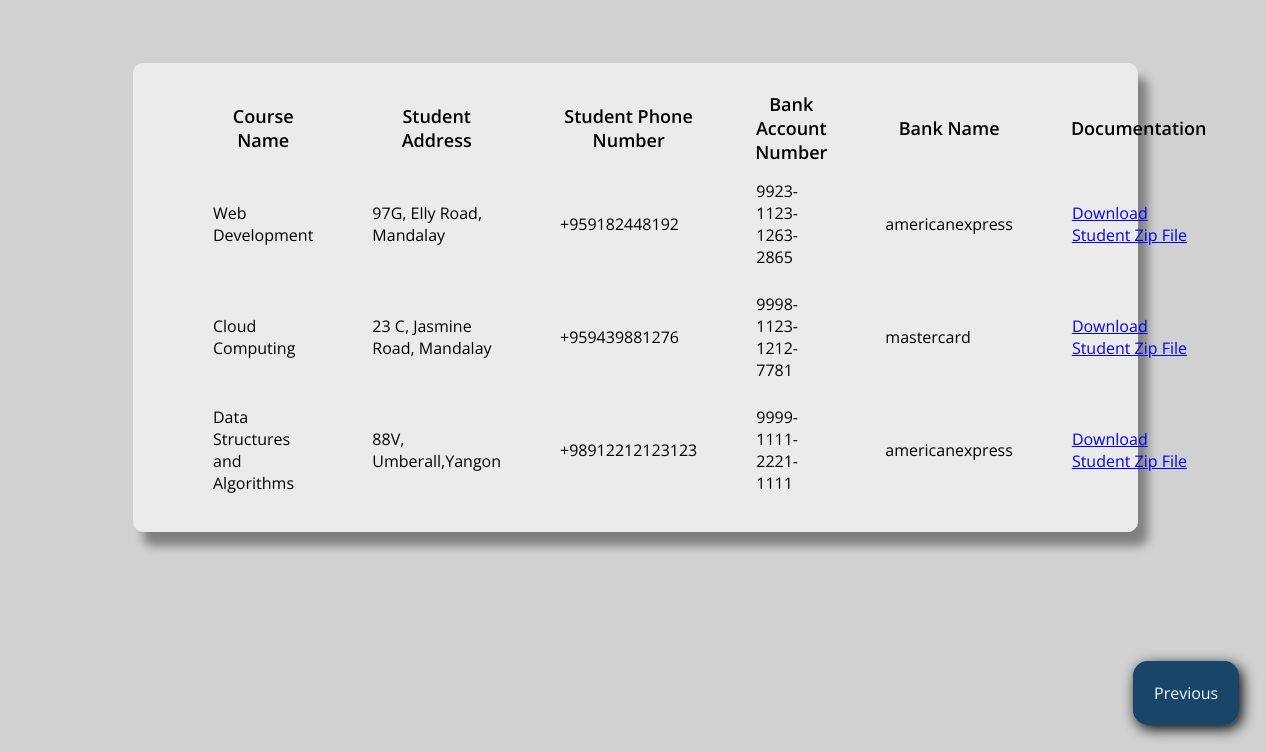
The app's page /viewhisdetail.php?vhis=52 with its own data.
### tables this page shows
CREATE TABLE `student` (
  `student_id` int(11) NOT NULL COMMENT 'id of student, auto generated',
  `SID` int(11) NOT NULL COMMENT 'primary key of student_information that carries id of login account of student',
  `student_address` varchar(10000) NOT NULL COMMENT 'address of student',
  `studnet_phonenumber` varchar(100) NOT NULL COMMENT 'student phone number',
  `bank_account` varchar(1000) NOT NULL COMMENT 'bank account number',
  `bank_name` varchar(100) NOT NULL COMMENT 'bank name',
  `documentation` varchar(100) NOT NULL COMMENT 'zip file of student document'
);

CREATE TABLE `course` (
  `course_id` int(11) NOT NULL COMMENT 'course id, auto generated',
  `cat_id` int(11) NOT NULL COMMENT 'primary key of category table connecting courses underlying in related category',
  `course_credit` int(11) NOT NULL COMMENT 'credit of course',
  `course_name` varchar(1000) NOT NULL COMMENT 'course name',
  `course_intakes` varchar(1000) NOT NULL COMMENT 'opening intake of this course',
  `course_fee` int(100) NOT NULL COMMENT 'course fee',
  `course_duration` varchar(225) NOT NULL COMMENT 'duration teach for course',
  `course_description` mediumtext NOT NULL COMMENT 'description of course',
  `jobs` varchar(1000) NOT NULL COMMENT 'jobs which can apply after this course',
  `course_image` varchar(10000) NOT NULL COMMENT 'image of course',
  `course_outline` longtext NOT NULL COMMENT 'outline of course'
);

### viewhisdetail.php (the view, shortened to what this page needs)
<!DOCTYPE html>
<html lang="en">
<head>
</head>
<body>
    <div class="inf">
            <?php
            include "./connection.php";
            $vhis = $_GET['vhis'];
            $sql = $a->prepare("SELECT student.*, course.course_name FROM student
                                JOIN enroll ON student.student_id = enroll.student_id
                                JOIN course ON enroll.course_id = course.course_id
                                WHERE student.SID = :vhis");
            $sql->bindValue(':vhis', $vhis);
            $sql->execute();
?>
        <table>
            <tr>
                <th>
                    Course Name
                </th>
                <th>
                    Student Address
                </th>
                <th>
                    Student Phone Number
                </th>
                <th>
                    Bank Account Number
                </th>
                <th>
                    Bank Name
                </th>
                <th>
                    Documentation
                </th>
            </tr>
            <?php while ($row = $sql->fetch(PDO::FETCH_ASSOC)) {
            extract($row);
            ?>
            <tr>
                <td> <?php echo $course_name?></td>
                <td> <?php echo $student_address?></td>
                <td> <?php echo $studnet_phonenumber?></td>
                <td> <?php echo $bank_account?></td>
                <td> <?php echo $bank_name?></td>
                <td>
                    <?php
                    $downloadLink = '<a href="./studentzip/' . $documentation . '">Download Student Zip File</a>';
                    echo $downloadLink;
                    ?>
                </td>
            </tr>
            <?php }?>
        </table>
    </div>
    <a href="./viewenroll.php" class="previous">Previous</a>
</body>
</html>

### viewhisdetail.php (style rules this page uses)
body { background-color: #d1d1d1; font-family: 'Open Sans', sans-serif; }
.inf { display: flex; margin: 100px 120px 150px 240px; }
.previous { margin-left: 90%; border: 1px solid #194569; background-color: #194569; padding: 20px; text-decoration: none; color: aliceblue; border-radius: 15px; box-shadow: 3px 4px 14px black; }
.inf { border: 1px solid #ecebeb; padding: 22px; margin-top: 5%; margin-left: 10%; background-color: #ecebeb; border-radius: 10px; box-shadow: 10px 14px 10px grey; }
table { border-collapse: separate; border-spacing: 55px 5px; }
td { padding: 10px 2px; }
th { font-size: 18px; font-weight: 600; }

### records on screen
student: course.course_name "Web Development", student_address "97G, Elly Road, Mandalay", studnet_phonenumber "+959182448192", bank_account "9923-1123-1263-2865", bank_name "americanexpress"
student: course.course_name "Cloud Computing", student_address "23 C, Jasmine Road, Mandalay", studnet_phonenumber "+959439881276", bank_account "9998-1123-1212-7781", bank_name "mastercard"
student: course.course_name "Data Structures and Algorithms", student_address "88V, Umberall,Yangon", studnet_phonenumber "+98912212123123", bank_account "9999-1111-2221-1111", bank_name "americanexpress"
